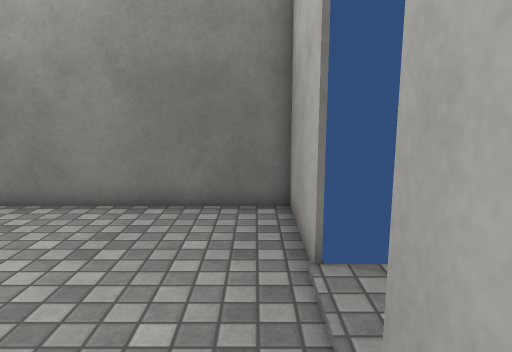
View 1 (above)

12 first-person views from a walk through a Unity game level. The camera is 1.4 m above the floor, tilts 10° down and sees 70° across. The floor is counted in squares, 0.5 m on a side. Each view is taken from the middle of a square. On the plan, view 1 faces up. The plan holds only what a view shows up to about 20 squares ahead; the rest is blank. The place goes on beyond the plan. Surface patterns are stand-ins for the level's own textures.

View 2
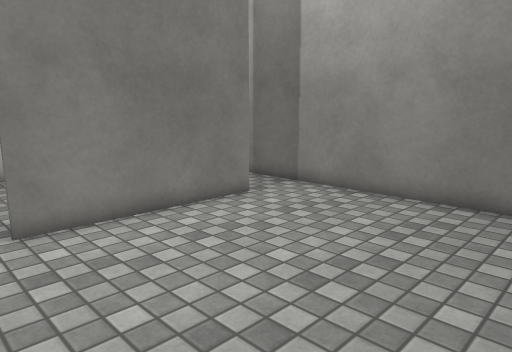

View 3
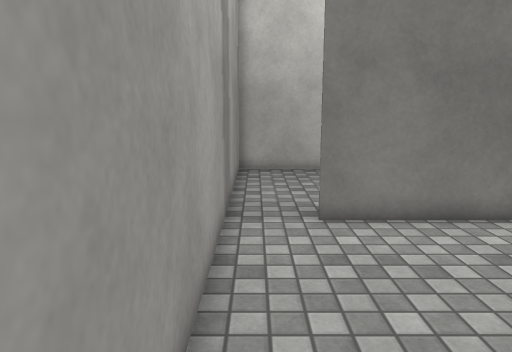

View 4
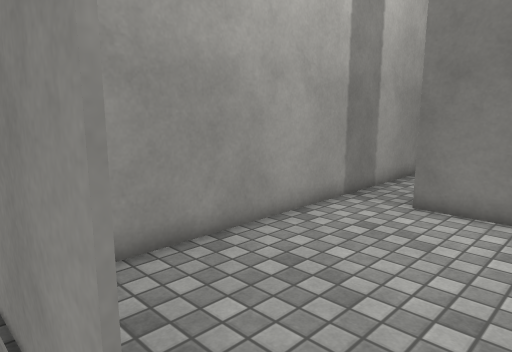

View 5
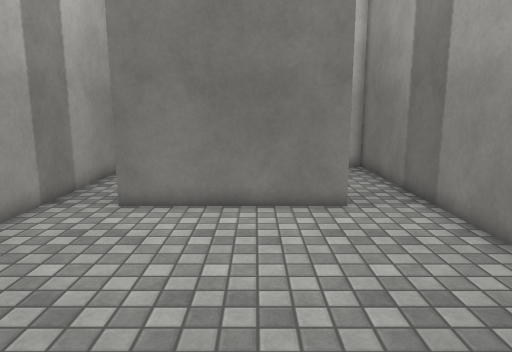

View 6
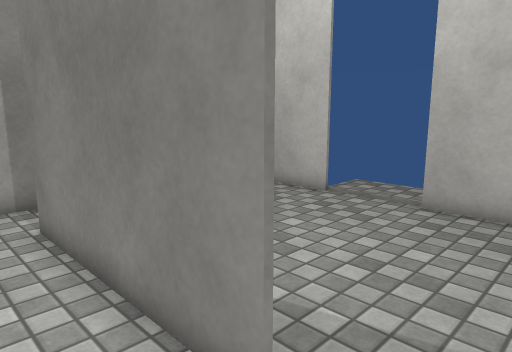

View 7
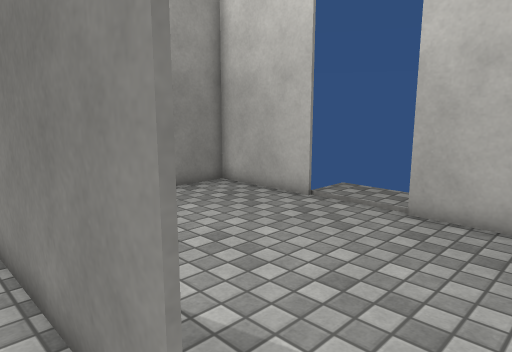

View 8
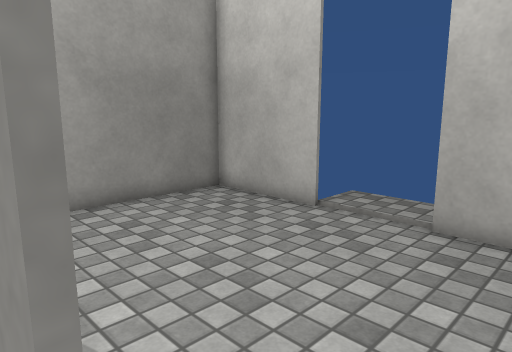

View 9
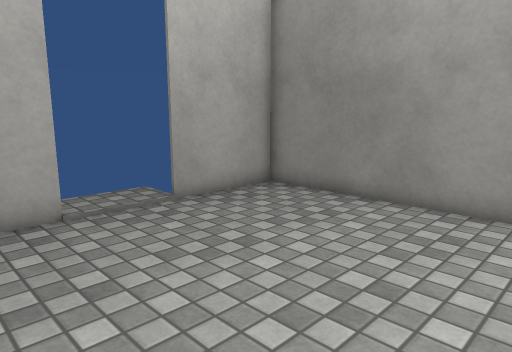

View 10
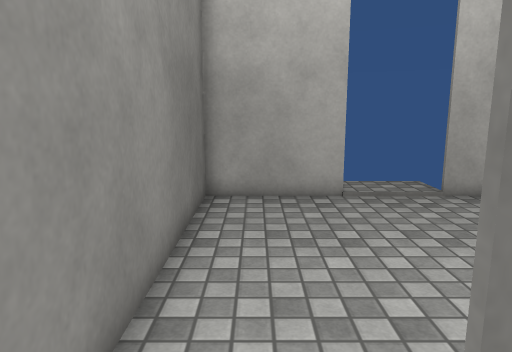

View 11
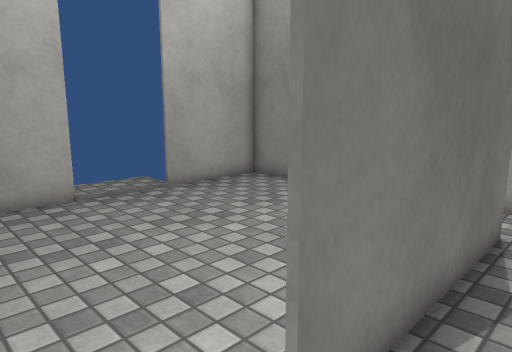

View 12
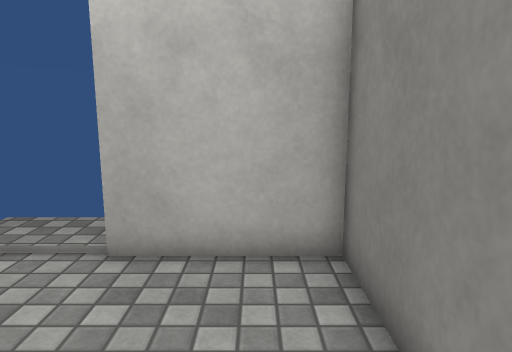

### Floor plan
Points are (right, up) in squares from view 1. A wall is a line through its corners. A room is listed if a view was taken in it or the views show most of it. See-through windows are left out.
Room 1 (views 1, 2, 3, 4, 5, 6, 7)
walls: (1.2, 2.8) (1.2, -1); (1, 6) (1, 10.7) (-8.4, 10.7); (-9.2, 8) (-9.2, 0.6); (-8.4, -1.8) (1, -1.8) (1, 2.8)
ways out: opening at (-9, -0.5) to room 2; opening at (-9, 9) to room 2
Room 2 (views 8, 9, 10, 11, 12)
walls: (-17.8, 2.8) (-17.8, -1.8) (-8.4, -1.8); (-9.4, 0.6) (-9.4, 7.9); (-8.4, 10.7) (-17.8, 10.7) (-17.8, 6)
ways out: opening at (-9, -0.5) to room 1; opening at (-9, 9) to room 1

Positions as (right, up) in squares from view 1, and headings:
1: (0, 0), facing up
2: (0, -1), facing up-left
3: (0, -1), facing left
4: (2, 5), facing down-left
5: (2, 5), facing left
6: (-7, 10), facing down-left
7: (-8, 10), facing down-left
8: (-9, 9), facing down-left
9: (-9, 9), facing down-right
10: (-11, 9), facing right
11: (-11, 10), facing down-right
12: (-11, 9), facing left
